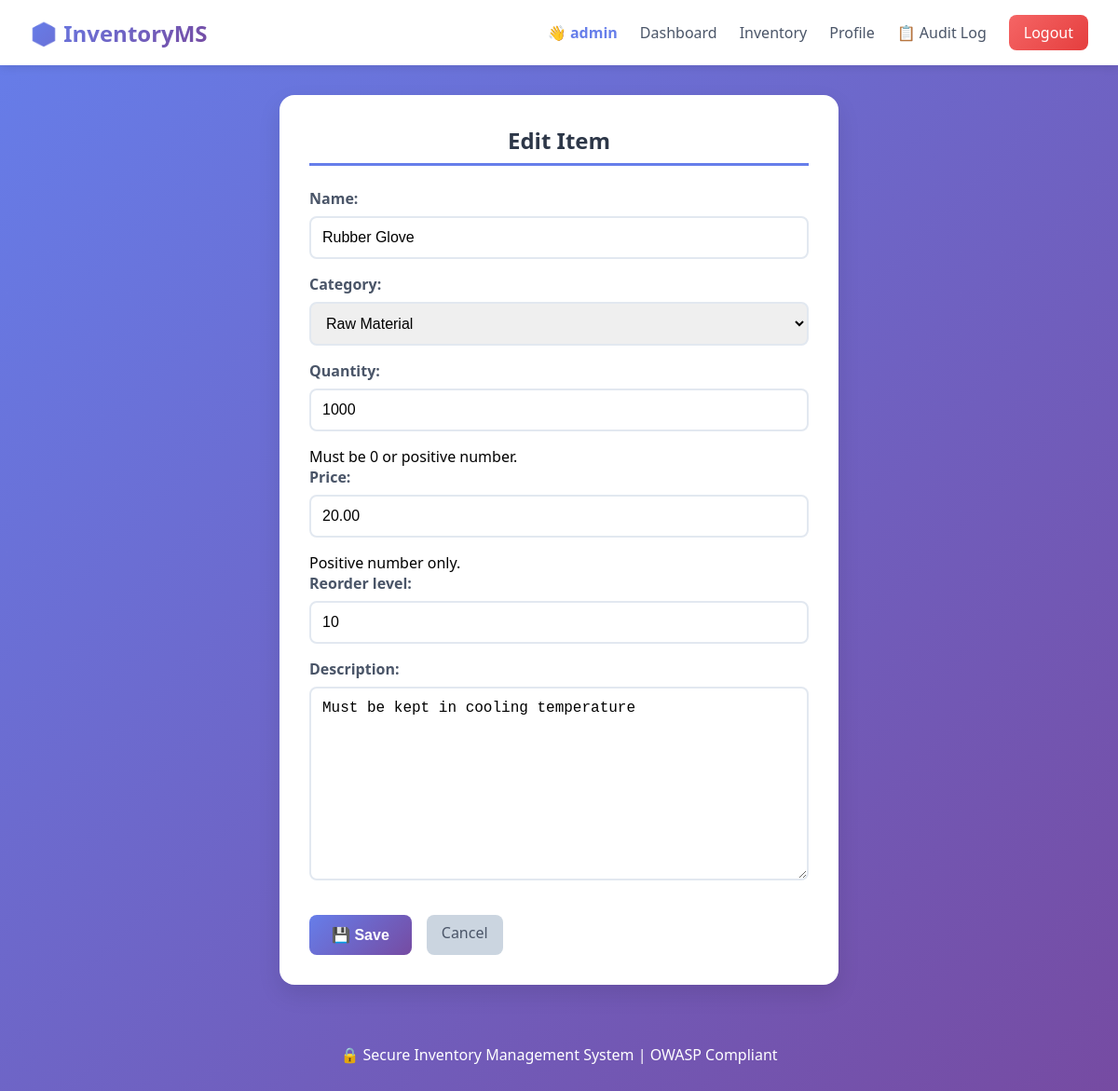
/inventory/1/update/ (signed in), run on the app's committed database.
### inventory/models.py (models this page shows, shortened)
class InventoryItem(models.Model):
    CATEGORY_CHOICES = [
        ('raw', 'Raw Material'),
        ('finished', 'Finished Good'),
        ('packaging', 'Packaging'),
    ]
    name = models.CharField(max_length=200)
    category = models.CharField(max_length=20, choices=CATEGORY_CHOICES)
    quantity = models.PositiveIntegerField(default=0)  # PositiveInteger = validation
    price = models.DecimalField(max_digits=10, decimal_places=2)
    reorder_level = models.PositiveIntegerField(default=10)
    description = models.TextField(blank=True)
    created_by = models.ForeignKey(User, on_delete=models.CASCADE, related_name='inventory_items')
    created_at = models.DateTimeField(auto_now_add=True)
    updated_at = models.DateTimeField(auto_now=True)
    class Meta:
        ordering = ['-created_at']

### inventory/views.py (the view)
# urls.py: path('inventory/<int:pk>/update/', views.inventory_update, name='inventory_update'),
@login_required
def inventory_update(request, pk):
    try:
        if request.user.is_superuser:
            item = InventoryItem.objects.get(pk=pk)
        else:
            item = InventoryItem.objects.get(pk=pk, created_by=request.user)
    except InventoryItem.DoesNotExist:
        messages.error(request, 'Item not found or access denied.')
        return redirect('inventory_list')
    if request.method == 'POST':
        form = InventoryItemForm(request.POST, instance=item)
        if form.is_valid():
            item = form.save()
            AuditLog.objects.create(
                user=request.user,
                action='update',
                ip_address=get_client_ip(request),
                user_agent=request.META.get('HTTP_USER_AGENT', ''),
                details=f"Updated inventory item: {item.name} (ID: {item.id})"
            )
            messages.success(request, f'Item "{item.name}" updated successfully.')
            return redirect('inventory_list')
    else:
        form = InventoryItemForm(instance=item)
    return render(request, 'inventory_form.html', {'form': form, 'title': 'Edit Item', 'item': item})

### inventory/forms.py (shortened to what this page needs)
class InventoryItemForm(forms.ModelForm):
    name = forms.CharField(
        max_length=200,
        validators=[
            RegexValidator(
                regex=r'^[a-zA-Z0-9\s\-_]+$',
                message='Item name can only contain letters, numbers, spaces, hyphens, and underscores.'
            ),
            MinLengthValidator(2)
        ]
    )
    quantity = forms.IntegerField(
        min_value=0,
        max_value=999999,
        help_text='Must be 0 or positive number.'
    )
    price = forms.DecimalField(
        min_value=0,
        max_value=999999.99,
        decimal_places=2,
        help_text='Positive number only.'
    )
    class Meta:
        model = InventoryItem
        fields = ['name', 'category', 'quantity', 'price', 'reorder_level', 'description']

### inventory/templates/inventory_form.html (shortened to what this page needs)
{% extends 'base.html' %}
{% block content %}
<div class="card" style="max-width: 600px; margin: 0 auto;">
    <h2 class="card-header" style="display: block; text-align: center;">{{ title }}</h2>
    <form method="post">
        {{ form.as_p }}
        <div style="display: flex; gap: 1rem; margin-top: 1rem;">
            <button type="submit">💾 Save</button>
            <a href="{% url 'inventory_list' %}" class="btn" style="background: #cbd5e0; color: #4a5568;">Cancel</a>
        </div>
    </form>
</div>
{% endblock %}

### inventory/templates/base.html (shortened to what this page needs)
<!DOCTYPE html>
<html lang="en">
<head>
</head>
<body>
    <nav class="navbar">
        <div class="logo">📦 InventoryMS</div>
        <div class="nav-links">
            {% if user.is_authenticated %}
                <span class="user-greeting">👋 {{ user.username|escape }}</span>
                <a href="{% url 'dashboard' %}">Dashboard</a>
                <a href="{% url 'inventory_list' %}">Inventory</a>
                <a href="{% url 'profile' %}">Profile</a>
                {% if user.is_superuser %}
                    <a href="{% url 'audit_log' %}">📋 Audit Log</a>
                {% endif %}
                <a href="{% url 'logout' %}" class="logout-btn">Logout</a>
            {% else %}
                <a href="{% url 'login' %}">Login</a>
                <a href="{% url 'register' %}">Register</a>
            {% endif %}
        </div>
    </nav>
    <div class="container">
        {% block content %}{% endblock %}
    </div>
    <footer>
        <p>🔒 Secure Inventory Management System | OWASP Compliant</p>
    </footer>
</body>
</html>

### inventory/templates/base.html (style rules this page uses)
* { margin: 0; padding: 0; box-sizing: border-box; }
body { font-family: 'Segoe UI', Tahoma, Geneva, Verdana, sans-serif; background: linear-gradient(135deg, #667eea 0%, #764ba2 100%); min-height: 100vh; }
.navbar { background: white; box-shadow: 0 2px 10px rgba(0,0,0,0.1); padding: 1rem 2rem; display: flex; justify-content: space-between; align-items: center; flex-wrap: wrap; }
.logo { font-size: 1.5rem; font-weight: bold; background: linear-gradient(135deg, #667eea, #764ba2); -webkit-background-clip: text; background-clip: text; color: transparent; }
.nav-links { display: flex; gap: 1.5rem; align-items: center; flex-wrap: wrap; }
.nav-links a { text-decoration: none; color: #4a5568; font-weight: 500; transition: color 0.3s; }
.user-greeting { color: #667eea; font-weight: bold; }
.logout-btn { background: linear-gradient(135deg, #f56565, #e53e3e); color: white !important; padding: 0.5rem 1rem; border-radius: 8px; }
.container { max-width: 1200px; margin: 2rem auto; padding: 0 1rem; }
.card { background: white; border-radius: 16px; box-shadow: 0 10px 25px rgba(0,0,0,0.1); padding: 2rem; margin-bottom: 1.5rem; }
.card-header { font-size: 1.5rem; font-weight: bold; color: #2d3748; margin-bottom: 1.5rem; padding-bottom: 0.5rem; border-bottom: 3px solid #667eea; display: inline-block; }
.btn { display: inline-block; padding: 0.5rem 1rem; border-radius: 8px; text-decoration: none; font-weight: 500; transition: all 0.3s; border: none; cursor: pointer; }
form input, form select, form textarea { width: 100%; padding: 0.75rem; margin: 0.5rem 0 1rem 0; border: 2px solid #e2e8f0; border-radius: 8px; font-size: 1rem; transition: border-color 0.3s; }
form label { font-weight: 600; color: #4a5568; }
button[type="submit"] { background: linear-gradient(135deg, #667eea, #764ba2); color: white; padding: 0.75rem 1.5rem; border: none; border-radius: 8px; font-size: 1rem; font-weight: bold; cursor: pointer; transition: transform 0.3s; }
footer { text-align: center; padding: 2rem; color: white; margin-top: 2rem; }

### data on the page
InventoryItem: name "Rubber Glove", category "Raw Material", quantity "1000", price "20.00", reorder_level "10", description "Must be kept in cooling temperature"

### other printed values
{{ user.username|escape }} "admin"
{{ title }} "Edit Item"
